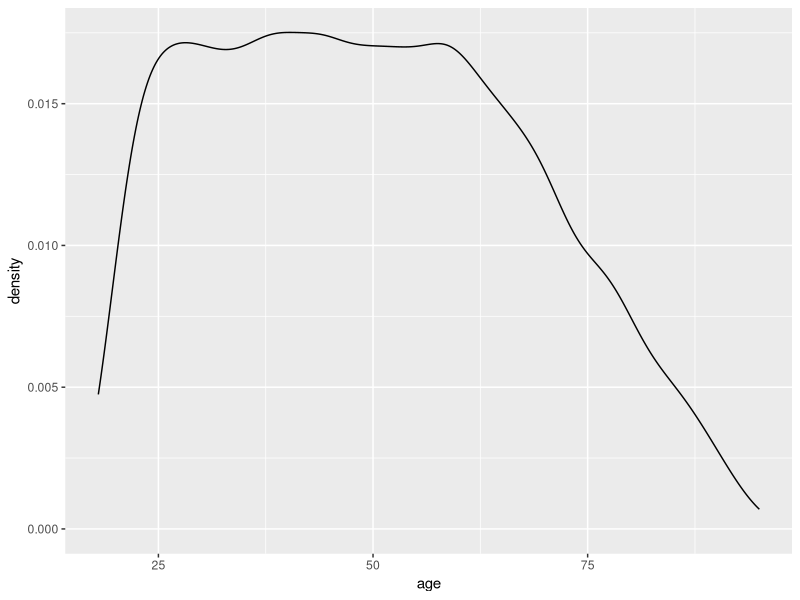
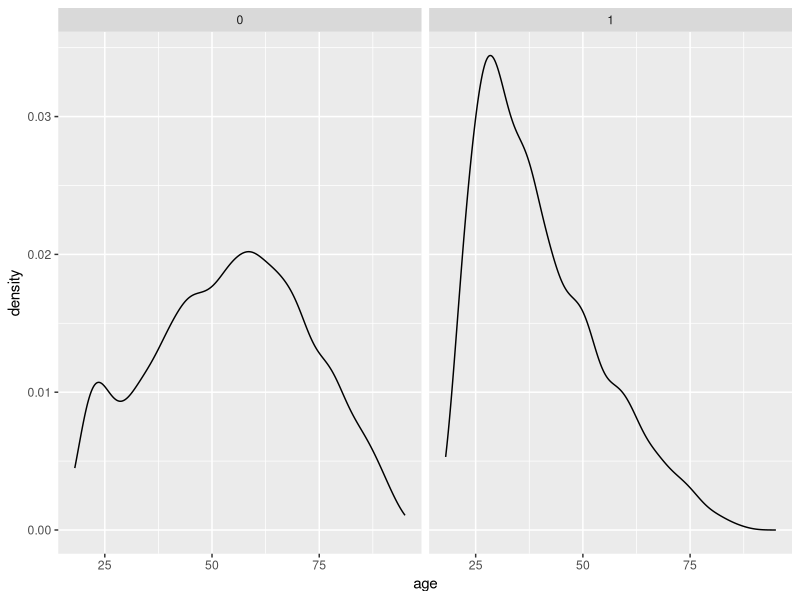
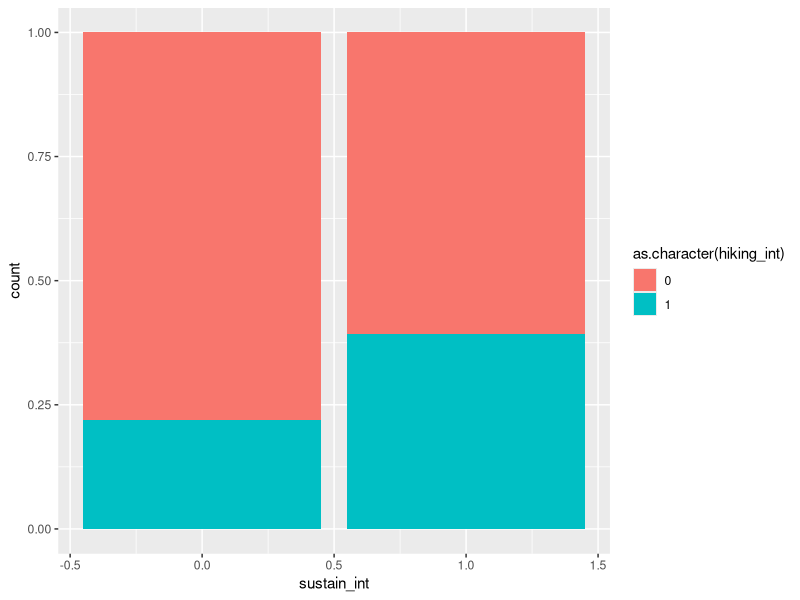
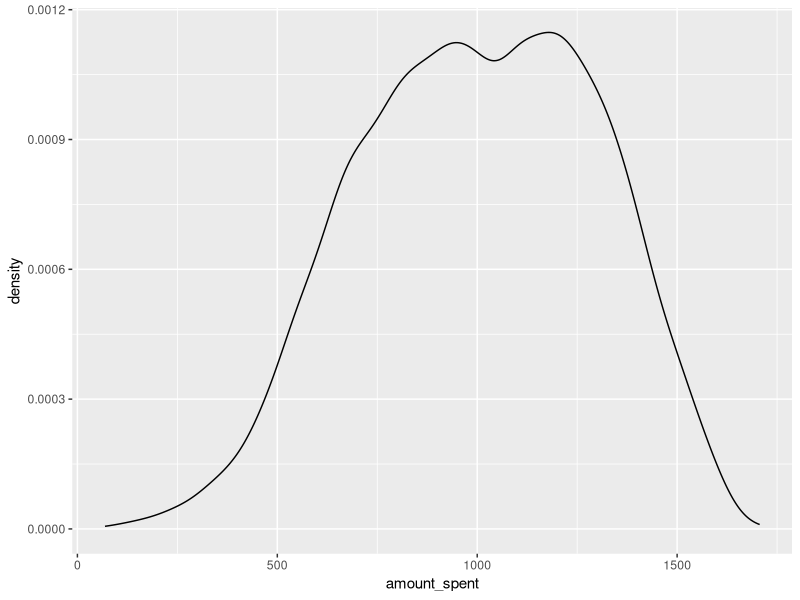
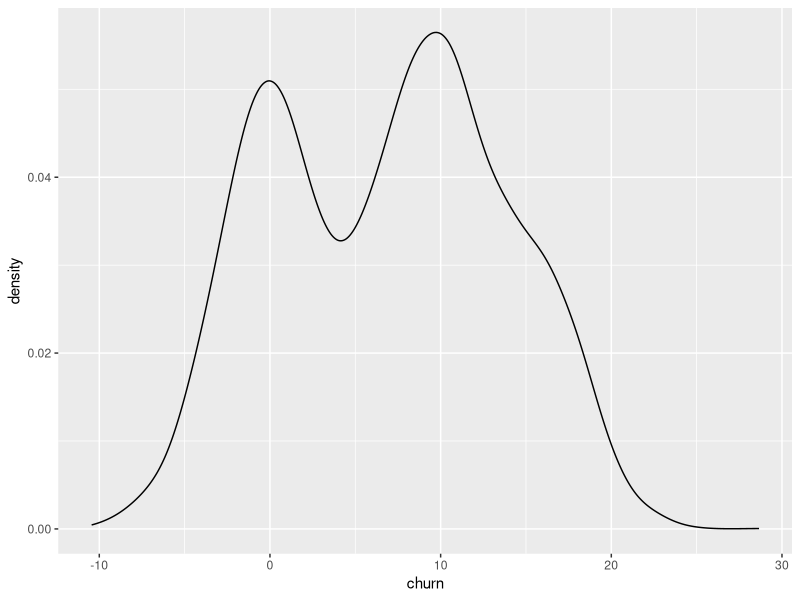
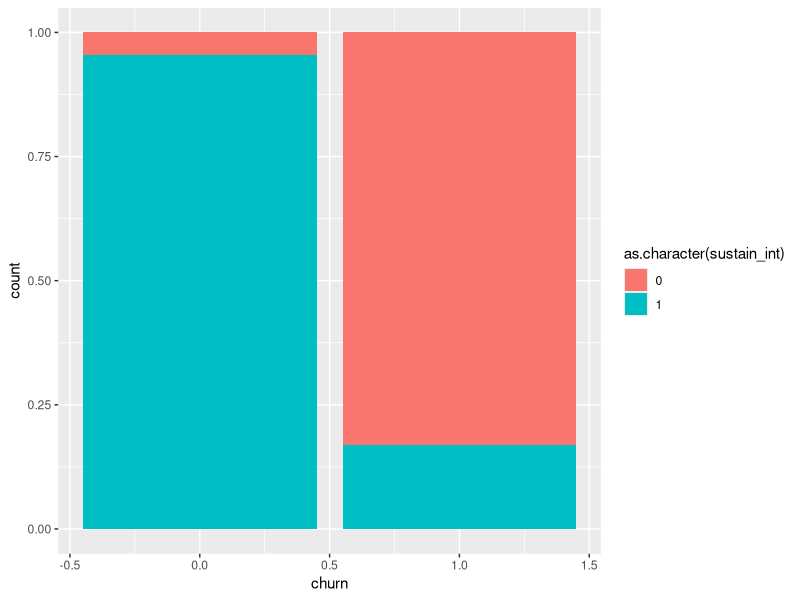
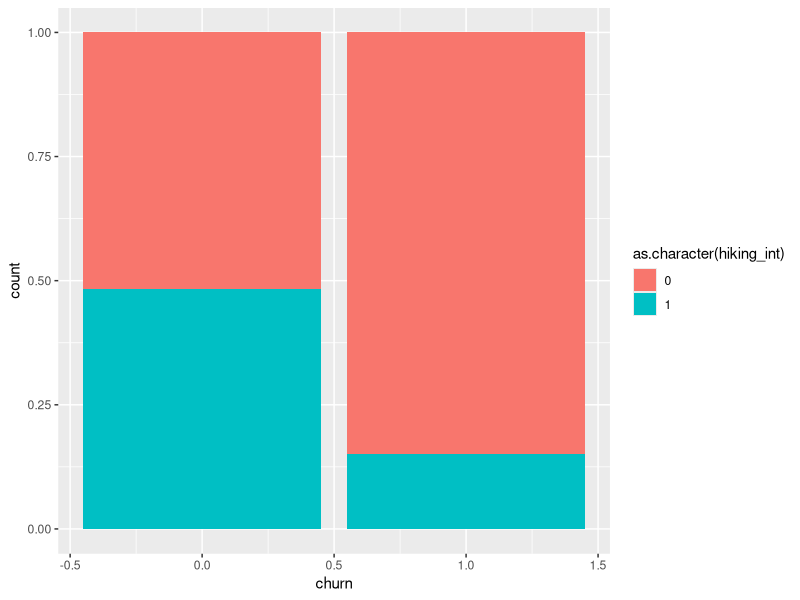
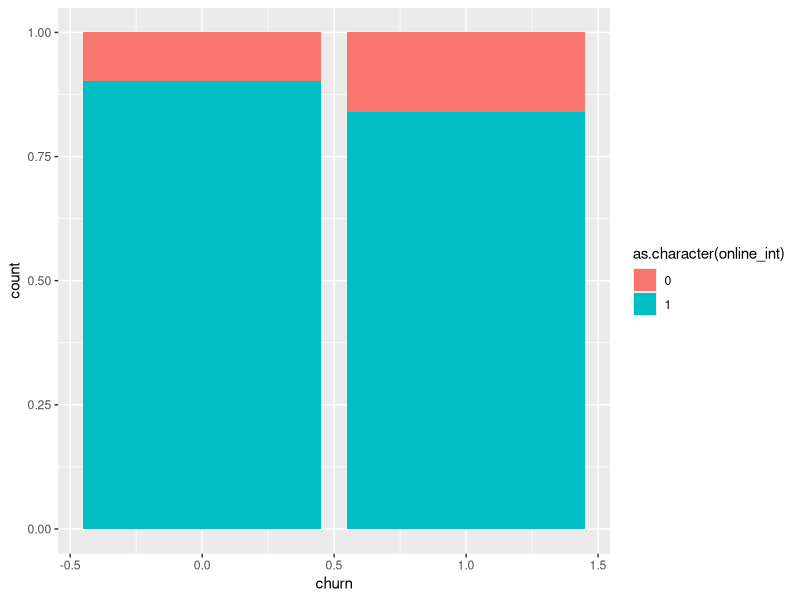

Source code (R) for these figures, in order: (Note: this script raises an error after producing the figures.)
library(tidyverse)

# Number of Customers
num_cust <- 10000

# Customer ID
customer_id <- c()
for (i in 1:num_cust) {
  customer_id[i] <- 1000 + i
}


# Variable 1 - Age --------------------------------------------------------
# Truly Independent

sample_ages <- function(n) {
  ## custom age pdf
  age_pdf <- function(x) {
    if (x < 18 || x > 96) return(0)
    if (x >= 21 && x <= 60) return(1)
    if (x >= 18 && x < 21) return((x - 18) / (21 - 18))  # Ramps up from 18 to 21
    if (x > 60 && x <= 96) return((96 - x) / (96 - 60))  # Tapers down from 60 to 96
  }
  v_pdf <- Vectorize(age_pdf)
  ## rejection sampling
  samples <- c()
  while (length(samples) < n) {
    candidates <- runif(n, min = 18, max = 96)
    probs <- v_pdf(candidates)
    keep <- runif(n) < probs
    samples <- c(samples, candidates[keep])
    samples <- samples[1:min(length(samples), n)]  # Keep only up to n samples
  }
  return(round(samples))
}

age <- sample_ages(num_cust)

## Check distribution
tibble(age = age) |>
  ggplot(aes(x = age)) +
  geom_density()


# Variable 2 - Region -----------------------------------------------------
# Truly Independent


# region_options <- c(
#   "Pacific Northwest",
#   "East Coast",
#   "Midwest",
#   "Great Plains",
#   "South",
#   "West",
#   "California")
#
# region <- sample(region_options,
#                  num_cust,
#                  replace = TRUE,
#                  prob = c(.35,.05,.07,.05,.05,.25,.18))
#
# ## Check Distribution
# tibble(region = region) |>
#   ggplot(mapping = aes(x = region)) +
#   geom_bar()


# Revamped Variable 2 - Number of Online Visits ---------------------------
# Dependent on Age

num_visits <- c()

for (i in 1:num_cust) {
  num_visits[i] <- round(100 - age[i] + rnorm(1, 10, 10))
  num_visits[i] <- ifelse(num_visits[i] < 1, 1, num_visits[i])
}

# Variable 3 - Interest in Hiking -----------------------------------------
# A Partial Function of Age

hiking_int <- c()

abs_age_vec <- c()
age_impact_vec <- c()

for (i in 1:num_cust) {
  abs_age <- abs(age[i] - 28)
  age_impact <- abs_age/age[i]
  hiking_int[i] <- rbinom(1, 1, prob = .71 - age_impact)
}

## Check Distribution
tibble(hiking_int = hiking_int,
       age = age) |>
  ggplot(mapping = aes(x = age)) +
  geom_density() +
  facet_wrap(~as.character(hiking_int))

# Variable 4 - Interest in Sustainability ---------------------------------
# A Partial Function of Interest in Hiking and Region

# region_probs <- c(
#   .7, .6, .4, .3, .2, .5, .5
# )


sustain_int <- c()
for (i in 1:num_cust) {
  prob_hiking <- hiking_int[i] * .2
  # prob_region <- region_probs[which(region_options == region[i])]
  sustain_int[i] <- rbinom(1, 1, prob = prob_hiking + rnorm(1, .5, .1))
  sustain_int[i] <- ifelse(is.na(sustain_int[i]), 0, sustain_int[i])
}

## Check Distribution
tibble(sustain_int = sustain_int,
       hiking_int = hiking_int) |>
ggplot(mapping = aes(x = sustain_int, fill = as.character(hiking_int))) +
  geom_bar(position = "fill")

## Check Distribution - Region
# tibble(sustain_int = sustain_int,
#        region = region) |>
#   ggplot(mapping = aes(x = sustain_int, fill = as.character(region))) +
#   geom_bar(position = "fill")


# Variable 5 - Active Online ----------------------------------------------
# A Partial Function of Interest in Hiking

online_int <- c()
for (i in 1:num_cust) {
  prob <- hiking_int[i] * .1
  online_int[i] <- rbinom(1, 1, prob = .9 - prob)
}

# Variable 6 - Amount Spent -----------------------------------------------
# A Partial Function of all 5 previous variables

amount_spent <- c()

# region_probs <- c(
#   400, 120, 110, 100, 50, 220, 450
# )

for (i in 1:num_cust) {
  abs_age <- abs(age[i] - 46)
  age_impact <- abs_age/age[i]
  amount_spent[i] <- 600 +
    age_impact * -600 +
    # region_probs[which(region_options == region[i])] +
    num_visits[i] * 4 +
    200 * hiking_int[i] +
    400 * sustain_int[i] +
    100 * online_int[i] +
    rnorm(1, mean = 0, sd = 50)
}

for(i in 1:num_cust) {
  amount_spent[i] <- ifelse(amount_spent[i] < 0, 0, amount_spent[i])
}

## Check Distribution
tibble(amount_spent = amount_spent) |>
  ggplot(mapping = aes(x = amount_spent)) +
  geom_density()


# Variable 7 - Churn ------------------------------------------------------
# A Function of All 6 Variables

# Create Churn first as a linear equation with different weights

# region_probs <- c(
#   4, 1, .5, .5, 1, 3, 3
# )

churn <- c()

for (i in 1:num_cust) {
  abs_age <- abs(age[i] - 25)
  age_impact <- abs_age/age[i]
  churn[i] <- age_impact * -5 +
    # region_probs[which(region_options == region[i])] +
    (num_visits[i] / -30) +
    6 * hiking_int[i] +
    10 * sustain_int[i] +
    4 * online_int[i] +
    rnorm(1, mean = 0, sd = 2.5)
}

## Check Distribution
tibble(churn = churn) |>
  ggplot(mapping = aes(x = churn)) +
  geom_density()


churn_binomial <- ifelse(churn < median(churn), 1, 0)

## Create a Dataframe
simulated_data <- tibble(
  churn = churn_binomial,
  amount_spent = amount_spent,
  num_visits = num_visits,
  age = age,
  hiking_int = hiking_int,
  sustain_int = sustain_int,
  online_int = online_int,
  id = customer_id
)

# save simulated data

path_to_save <- "../../Data/Simulations/"

if (!dir.exists(path_to_save)){
  dir.create(path_to_save, recursive=TRUE)
  write.csv(simulated_data, paste0(path_to_save, "churn_simulated.csv"), row.names=FALSE)
} else {
  write.csv(simulated_data, paste0(path_to_save, "churn_simulated.csv"), row.names=FALSE)
}


# Check Relationships -----------------------------------------------------

# Sustainability
simulated_data |>
  ggplot(mapping = aes(x = churn, fill = as.character(sustain_int))) +
  geom_bar(position = "fill")

# Hiking
simulated_data |>
  ggplot(mapping = aes(x = churn, fill = as.character(hiking_int))) +
  geom_bar(position = "fill")

# Online
simulated_data |>
  ggplot(mapping = aes(x = churn, fill = as.character(online_int))) +
  geom_bar(position = "fill")

# Age
simulated_data |>
  ggplot(mapping = aes(x = age)) +
  geom_density() +
  facet_wrap(~churn)

# Region
simulated_data |>
  ggplot(mapping = aes(x = churn, fill = as.character(region))) +
  geom_bar(position = "fill")

# Amount Spent
simulated_data |>
  ggplot(mapping = aes(x = amount_spent)) +
  geom_density() +
  facet_wrap(~churn)

# Transform Simulated Data
simulated_data <- simulated_data |>
  mutate(churn = as.factor(churn),
         hiking_int = as.factor(hiking_int),
         sustain_int = as.factor(sustain_int),
         online_int = as.factor(online_int))

simulated_data |>
  ggplot(mapping = aes(x = num_visits)) +
  geom_density() +
  facet_wrap(~churn)

rm(list = setdiff(ls(), "simulated_data"))

